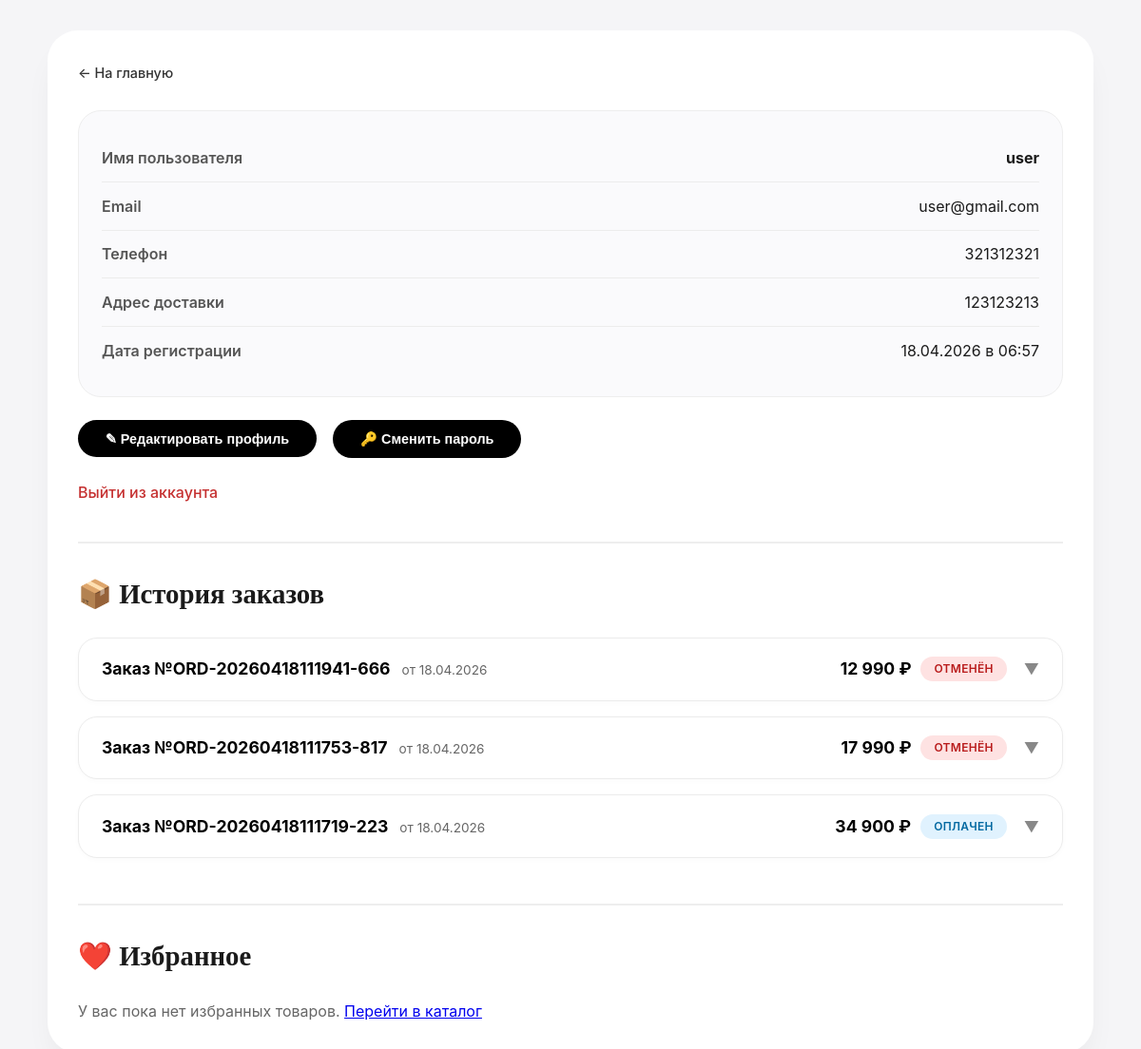
The page /personal_account.php (signed in) on the database its author committed.
### tables this page shows
CREATE TABLE `users` (
  `id` int(11) NOT NULL,
  `username` varchar(100) NOT NULL,
  `email` varchar(255) NOT NULL,
  `password` varchar(255) NOT NULL,
  `created_at` timestamp NOT NULL DEFAULT current_timestamp(),
  `is_admin` tinyint(1) NOT NULL DEFAULT 0,
  `phone` varchar(20) DEFAULT NULL,
  `address` text DEFAULT NULL
);

CREATE TABLE `orders` (
  `id` int(11) NOT NULL,
  `user_id` int(11) DEFAULT NULL COMMENT 'ID пользователя, если авторизован',
  `order_number` varchar(50) NOT NULL COMMENT 'Уникальный номер заказа',
  `total_amount` decimal(10,2) NOT NULL COMMENT 'Общая сумма заказа',
  `status` enum('pending','paid','shipped','delivered','cancelled') NOT NULL DEFAULT 'pending' COMMENT 'Статус заказа',
  `shipping_address` text DEFAULT NULL COMMENT 'Адрес доставки',
  `contact_phone` varchar(50) DEFAULT NULL COMMENT 'Контактный телефон',
  `contact_email` varchar(255) DEFAULT NULL COMMENT 'Email для уведомлений',
  `comment` text DEFAULT NULL COMMENT 'Комментарий к заказу',
  `created_at` timestamp NOT NULL DEFAULT current_timestamp(),
  `updated_at` timestamp NOT NULL DEFAULT current_timestamp() ON UPDATE current_timestamp(),
  `tracking_number` varchar(100) DEFAULT NULL
);

### personal_account.php (the view, shortened to what this page needs)
<?php
$host = 'localhost';
$user = 'root';
$password = '';
$dbname = 'samarskiy';
$conn = new mysqli($host, $user, $password, $dbname);
$conn->set_charset("utf8mb4");
$currentUser = null;
$orders = [];
$wishlistItems = [];
if (isset($_SESSION['user_id'])) {
    $userId = (int)$_SESSION['user_id'];
    $stmt = $conn->prepare("SELECT username, email, phone, address, created_at FROM users WHERE id = ?");
    $stmt->bind_param("i", $userId);
    $stmt->execute();
    $result = $stmt->get_result();
    if ($result->num_rows === 1) {
        $currentUser = $result->fetch_assoc();
    } else {
        session_destroy();
    }
    $orderQuery = "
        SELECT o.id, o.order_number, o.total_amount, o.status, o.created_at,
               (SELECT COUNT(*) FROM order_items WHERE order_id = o.id) as items_count
        FROM orders o
        WHERE o.user_id = ?
        ORDER BY o.created_at DESC
    ";
    $stmtOrders = $conn->prepare($orderQuery);
    $stmtOrders->bind_param("i", $userId);
    $stmtOrders->execute();
    $ordersResult = $stmtOrders->get_result();
    while ($order = $ordersResult->fetch_assoc()) {
        $itemsQuery = "
            SELECT oi.quantity, oi.price, p.title as product_name
            FROM order_items oi
            JOIN products p ON oi.product_id = p.id
            WHERE oi.order_id = ?
        ";
        $stmtItems = $conn->prepare($itemsQuery);
        $stmtItems->bind_param("i", $order['id']);
        $stmtItems->execute();
        $itemsRes = $stmtItems->get_result();
        $items = [];
        while ($item = $itemsRes->fetch_assoc()) {
            $items[] = $item;
        }
        $order['items'] = $items;
        $orders[] = $order;
    }
}
?>
<!DOCTYPE html>
<html lang="ru">
<head>
    <link rel="stylesheet" href="css/account.css">
</head>
<body>
<div class="account-container">
    <a href="index.php" class="back-link">← На главную</a>
    <?php if ($currentUser !== null): ?>
        <div class="login-form">
            <div class="info-row">
                <div class="label">Имя пользователя</div>
                <div class="value"><strong><?= htmlspecialchars($currentUser['username']) ?></strong></div>
            </div>
            <div class="info-row">
                <div class="label">Email</div>
                <div class="value"><?= htmlspecialchars($currentUser['email']) ?></div>
            </div>
            <div class="info-row">
                <div class="label">Телефон</div>
                <div class="value"><?= htmlspecialchars($currentUser['phone'] ?? '— не указан —') ?></div>
            </div>
            <div class="info-row">
                <div class="label">Адрес доставки</div>
                <div class="value"><?= nl2br(htmlspecialchars($currentUser['address'] ?? '— не указан —')) ?></div>
            </div>
            <div class="info-row">
                <div class="label">Дата регистрации</div>
                <div class="value">
                    <?php
                    $created = $currentUser['created_at'] ?? '';
                    if (!empty($created)) {
                        $ts = strtotime($created);
                        echo $ts ? date('d.m.Y \в H:i', $ts) : htmlspecialchars($created);
                    } else {
                        echo "— не указана —";
                    }
                    ?>
                </div>
            </div>
        </div>
        <div>
            <button id="toggleProfileBtn" class="toggle-profile-btn">✎ Редактировать профиль</button>
            <button id="togglePasswordBtn" class="toggle-password-btn">🔑 Сменить пароль</button>
        </div>
        <div>
            <a href="?logout=1" class="logout-link">Выйти из аккаунта</a>
        </div>
        <div class="orders-section">
            <h3>📦 История заказов</h3>
            <?php if (empty($orders)): ?>
                <p style="color: #666;">У вас пока нет заказов.</p>
            <?php else: ?>
                <?php foreach ($orders as $order): ?>
                    <div class="order-card">
                        <div class="order-header" onclick="toggleOrderItems(this)">
                            <div>
                                <span class="order-number">Заказ №<?= htmlspecialchars($order['order_number']) ?></span>
                                <span class="order-date">от <?= date('d.m.Y', strtotime($order['created_at'])) ?></span>
                            </div>
                            <div style="display: flex; align-items: center; gap: 10px;">
                                <span class="order-total"><?= number_format($order['total_amount'], 0, '.', ' ') ?> ₽</span>
                                <span class="order-status status-<?= $order['status'] ?>">
                                    <?php
                                    $statuses = [
                                        'pending' => 'Ожидает оплаты',
                                        'paid' => 'Оплачен',
                                        'shipped' => 'Отправлен',
                                        'delivered' => 'Доставлен',
                                        'cancelled' => 'Отменён'
                                    ];
                                    echo $statuses[$order['status']] ?? $order['status'];
                                    ?>
                                </span>
                                <span class="toggle-icon">▼</span>
                            </div>
                        </div>
                    </div>
                <?php endforeach; ?>
            <?php endif; ?>
        </div>
        <div class="wishlist-section">
            <h3>❤️ Избранное</h3>
            <?php if (empty($wishlistItems)): ?>
                <p style="color: #666;">У вас пока нет избранных товаров. <a href="category.php">Перейти в каталог</a></p>
            <?php endif; ?>
        </div>
    <?php endif; ?>
</div>
</body>
</html>

### css/account.css (style rules this page uses)
* { margin: 0; padding: 0; box-sizing: border-box; }
body { font-family: 'Inter', sans-serif; background-color: #f5f5f7; color: #1a1a1a; line-height: 1.5; overflow-x: hidden; padding: 2rem 1rem; }
.account-container { max-width: 1100px; width: 100%; margin: 0 auto; background: #ffffff; border-radius: 32px; box-shadow: 0 20px 35px -12px rgba(0, 0, 0, 0.08); padding: 2rem; transition: box-shadow 0.3s; animation: fadeUp 0.5s ease; }
.back-link { display: inline-flex; align-items: center; gap: 6px; margin-bottom: 1.8rem; color: #333; text-decoration: none; font-weight: 500; font-size: 0.9rem; transition: color 0.2s, transform 0.1s; }
.login-form { background: #fafafc; border-radius: 24px; padding: 1.5rem; margin-bottom: 1.5rem; border: 1px solid #eee; transition: box-shadow 0.2s; }
.info-row { display: flex; justify-content: space-between; align-items: baseline; flex-wrap: wrap; padding: 0.8rem 0; border-bottom: 1px solid #ececec; }
.info-row:last-child { border-bottom: none; }
.info-row .label { font-weight: 600; color: #555; min-width: 140px; }
.info-row .value { color: #1a1a1a; text-align: right; word-break: break-word; max-width: 60%; }
button[type="submit"], .toggle-password-btn, .toggle-profile-btn { background: #000; color: #fff; border: none; padding: 0.7rem 1.8rem; border-radius: 40px; font-weight: 600; font-size: 0.9rem; cursor: pointer; transition: all 0.2s ease; margin-right: 0.8rem; margin-bottom: 0.5rem; display: inline-block; }
.logout-link { display: inline-block; margin-top: 1rem; color: #c53030; text-decoration: none; font-weight: 500; transition: color 0.2s; }
.orders-section { margin-top: 2.5rem; border-top: 2px solid #eee; padding-top: 2rem; }
.orders-section h3 { font-size: 1.8rem; font-family: 'Playfair Display', serif; margin-bottom: 1.5rem; font-weight: 600; }
.order-card { background: #ffffff; border-radius: 20px; margin-bottom: 1rem; padding: 1.2rem 1.5rem; border: 1px solid #ececec; transition: all 0.25s ease; box-shadow: 0 2px 6px rgba(0, 0, 0, 0.02); }
.order-header { display: flex; justify-content: space-between; align-items: center; flex-wrap: wrap; cursor: pointer; gap: 12px; }
.order-header > div:first-child { display: flex; align-items: baseline; gap: 12px; flex-wrap: wrap; }
.order-number { font-weight: 700; font-size: 1.1rem; color: #000; }
.order-date { color: #666; font-size: 0.85rem; }
.order-total { font-weight: 700; font-size: 1.1rem; color: #000; }
.order-status { display: inline-block; padding: 4px 14px; border-radius: 40px; font-size: 0.75rem; font-weight: 600; text-transform: uppercase; letter-spacing: 0.3px; }
.status-paid { background: #e0f2fe; color: #0369a1; }
.status-cancelled { background: #fee2e2; color: #b91c1c; }
.toggle-icon { font-size: 1rem; transition: transform 0.2s; margin-left: 8px; color: #888; }
.wishlist-section { margin-top: 3rem; border-top: 2px solid #eee; padding-top: 2rem; }
.wishlist-section h3 { font-size: 1.8rem; font-family: 'Playfair Display', serif; margin-bottom: 1.5rem; font-weight: 600; }

### rows shown on the page
users: username "user", email "user@gmail.com", phone "321312321", address "123123213", created_at "18.04.2026 в 06:57"
orders: order_number "ORD-20260418111941-666", created_at "18.04.2026", total_amount "12 990", status "ОТМЕНЁН"
orders: order_number "ORD-20260418111753-817", created_at "18.04.2026", total_amount "17 990", status "ОТМЕНЁН"
orders: order_number "ORD-20260418111719-223", created_at "18.04.2026", total_amount "34 900", status "ОПЛАЧЕН"
